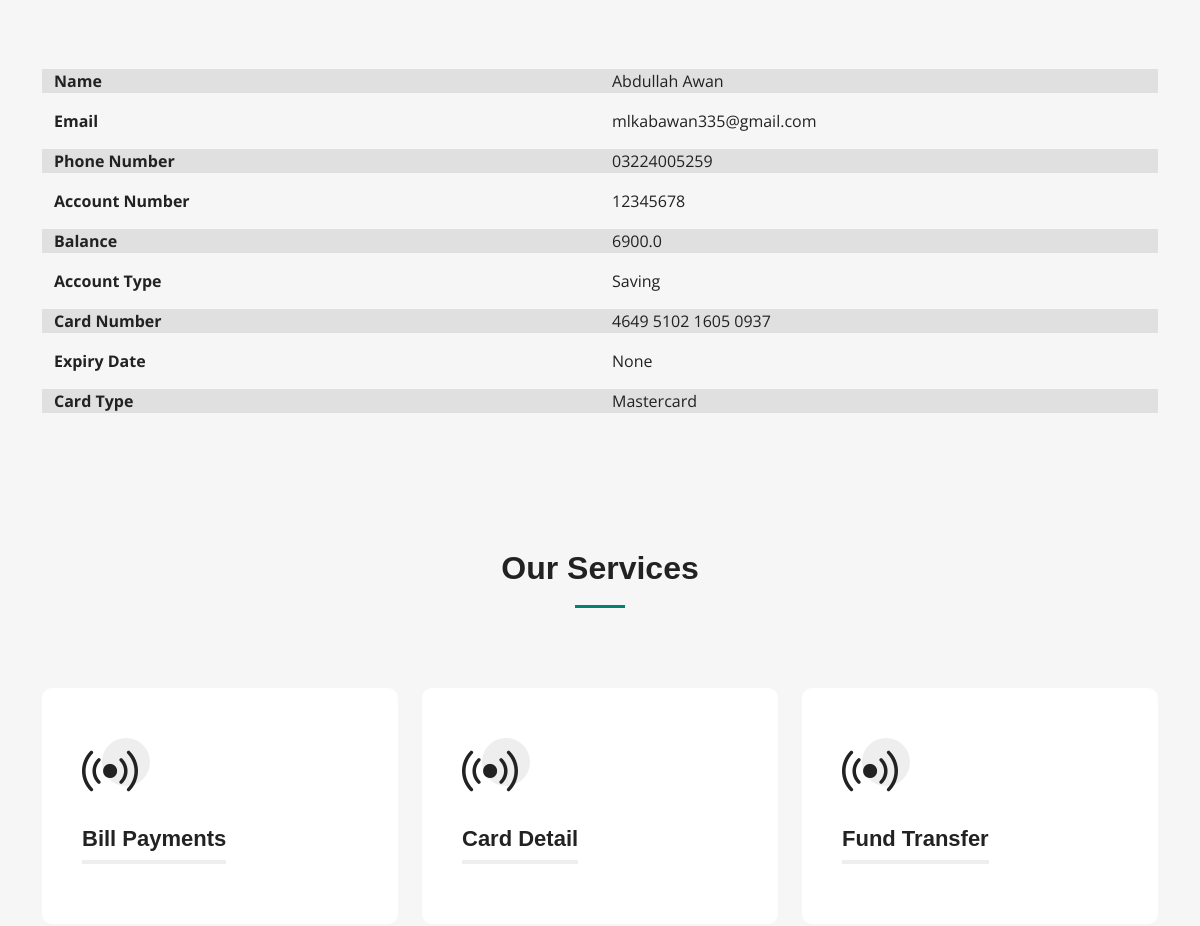
The app's page /accountInfo/ (signed in, middle part), older data.
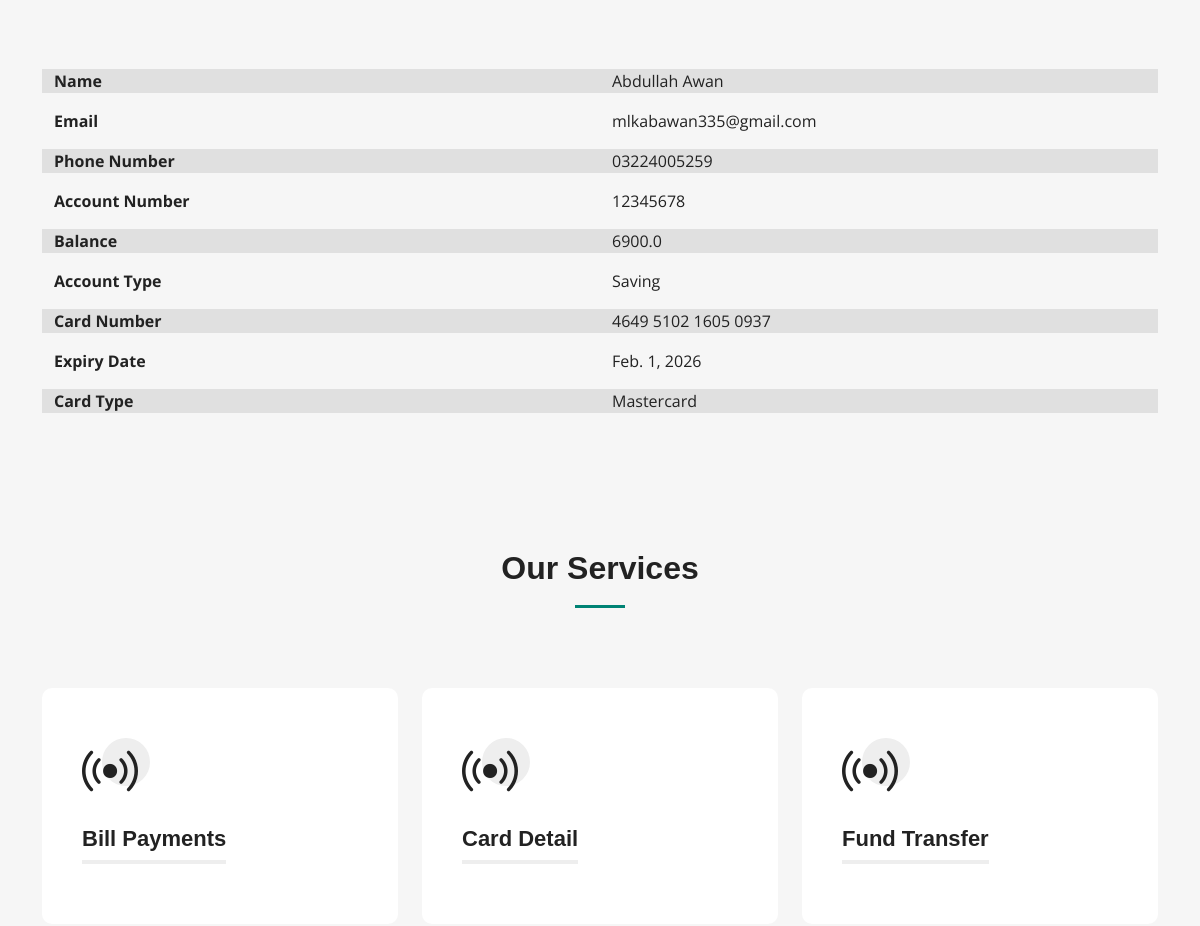
The same page, newer data.
### app/models.py (models this page shows)
class ATMcards(models.Model):
    VISA = 'Visa'
    MASTERCARD = 'Mastercard'
    AMERICAN_EXPRESS = 'American Express'
    CARD_TYPE_CHOICES = [
        (VISA, 'Visa'),
        (MASTERCARD, 'Mastercard'),
        (AMERICAN_EXPRESS, 'American Express'),
    ]
    accounts = models.ForeignKey(Accounts, on_delete=models.CASCADE)
    card_number = models.CharField(max_length=16, unique=True)
    pin = models.CharField(max_length=4)
    expiry_date = models.DateField()
    card_type = models.CharField(max_length=20, choices=CARD_TYPE_CHOICES)
    is_active = models.BooleanField(default=False)

### app/views.py (the view)
# urls.py: path('accountInfo/',views.accountInfo,name="accountInfo"),
def accountInfo(request):
    user_id = request.session.get('user')  # Make sure this session key is correct
    user = get_object_or_404(User, pk=user_id)
    account = get_object_or_404(Accounts, user_id=user)  # Use user instance here
    card = get_object_or_404(ATMcards, accounts_id=account)  # Use account instance here
    print(user,account,card)
    print(card.expiry_date)
    return render(request,'dashboard/accountInfo.html',{'User' : user, 'Account' : account,'ATMcards': card, 'services': services})

### app/templates/Dashboard/accountInfo.html (shortened to what this page needs)
{% extends 'dashboard/index.html' %}
{% load static %}
{% block content %}
<section id="services" class="services sections-bg">
    <div class="container" data-aos="fade-up">
        <div class="section-header">
        </div>
        <div class="container">
            <div class="row mb-3" style="background-color: #E0E0E0;">
                <div class="col-6 fw-bold">Name</div>
                <div class="col-6">{{ User.name }}</div>
              </div>
              <div class="row mb-3">
                <div class="col-6 fw-bold">Email</div>
                <div class="col-6">{{ User.email }}</div>
              </div>
              <div class="row mb-3" style="background-color: #E0E0E0;">
                <div class="col-6 fw-bold">Phone Number</div>
                <div class="col-6">{{ User.phone }}</div>
              </div>
            <div class="row mb-3" >
              <div class="col-6 fw-bold">Account Number</div>
              <div class="col-6">{{ Account.account_number }}</div>
            </div>
            <div class="row mb-3" style="background-color: #E0E0E0;">
              <div class="col-6 fw-bold">Balance</div>
              <div class="col-6">{{ Account.balance }}</div>
            </div>
            <div class="row mb-3" >
              <div class="col-6 fw-bold">Account Type</div>
              <div class="col-6">{{ Account.account_type }}</div>
            </div>
            <div class="row mb-3" style="background-color: #E0E0E0;">
              <div class="col-6 fw-bold">Card Number</div>
              <div class="col-6">{{ ATMcards.card_number }}</div>
            </div>
            <div class="row mb-3" >
              <div class="col-6 fw-bold">Expiry Date</div>
              <div class="col-6">{{ ATMcards.expiry_date }}</div>
            </div>
            <div class="row mb-3" style="background-color: #E0E0E0;">
              <div class="col-6 fw-bold">Card Type</div>
              <div class="col-6">{{ ATMcards.card_type }}</div>
            </div>
          </div>
    </div>
</section>
<section id="services" class="services sections-bg">
    <div class="container" data-aos="fade-up">
        <div class="section-header">
            <h2>Our Services</h2>
        </div>
        <div class="row gy-4" data-aos="fade-up" data-aos-delay="100">
            {% for service in services %}
                <div class="col-lg-4 col-md-6">
                    {% if service.url %}
                        <a href="{% url service.url %}">
                        <div class="service-item position-relative">
                            <div class="icon">
                                <i class="bi {{ service.icon }}"></i>
                            </div>
                            <h3>{{ service.name }}</h3>
                        </div>
                        </a>
                    {% endif %}
                </div>
            {% endfor %}
        </div>
    </div>
</section>
{% endblock content %}

Row changes from the older to the newer data that the page shows:
changed ATMcards "Mastercard": expiry_date "None" → "Feb. 1, 2026"
